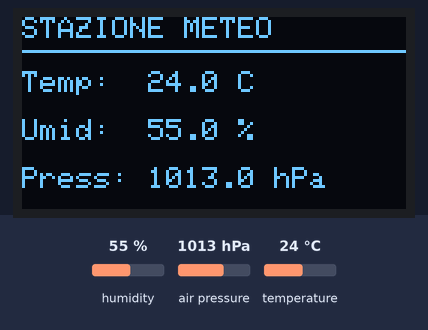
The sketch below on a simulated ESP32. Parts: 128×64 one-colour display. The test bench sets the inputs (shaded band); at power-on: humidity 55 %, air pressure 1013 hPa, temperature 24 °C. What the sketch prints to the serial monitor is not drawn.

Above: at 1.2 s.
1.3 s: humidity set to 22 %
At 2.8 s:
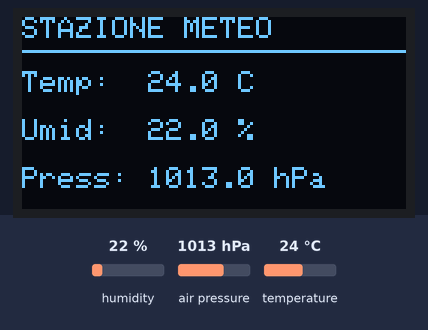
4.0 s: air pressure set to 952 hPa
At 5.4 s:
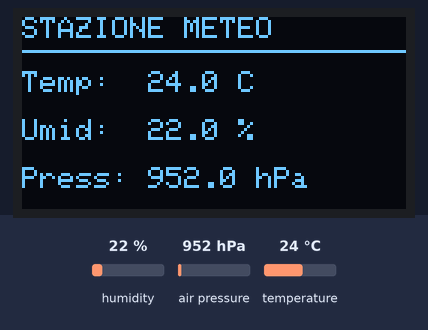
6.7 s: temperature set to 12 °C
At 9.4 s:
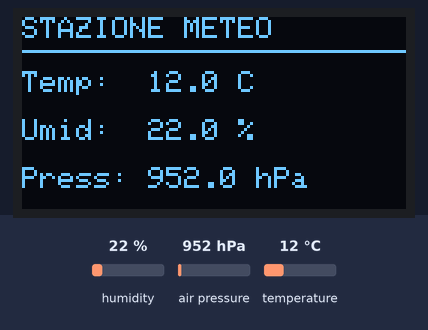
9.7 s: humidity set to 40 %
At 10.8 s:
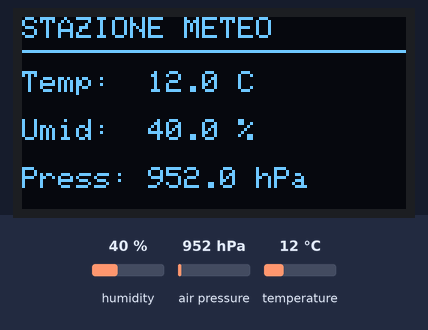
12.4 s: air pressure set to 975 hPa
At 14.8 s:
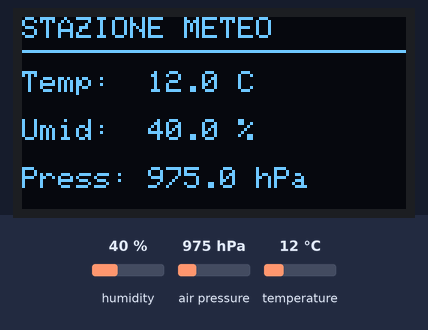
Timing chart, 0 to 16.3 s (numbered marks = the images above; inputs shaded):
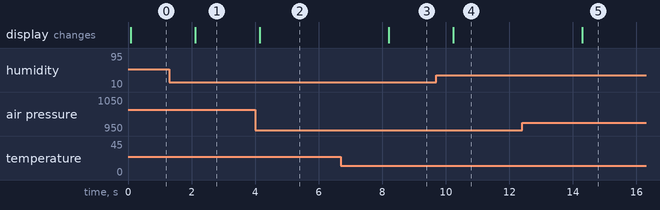

The sketch:

esp32_oled_test.ino
```cpp
#include <Wire.h>
#include <Adafruit_BME280.h>
#include <Adafruit_GFX.h>
#include <Adafruit_SSD1306.h>
#include <math.h>

Adafruit_BME280 bme;
Adafruit_SSD1306 display(128, 64, &Wire, -1, 100000, 100000);

void setup() {
  Serial.begin(115200);
  Wire.begin(21, 22);
  Wire.setClock(100000);

  if (!display.begin(SSD1306_SWITCHCAPVCC, 0x3C)) {
    Serial.println("Errore inizializzazione OLED");
    while (true) delay(1000);
  }

  display.clearDisplay();
  display.setTextColor(SSD1306_WHITE);
  display.setTextSize(1);
  display.setCursor(0, 0);
  display.println("Avvio BME280...");
  display.display();

  if (!bme.begin(0x76, &Wire)) {
    Serial.println("BME280 non trovato");
    display.println("Sensore non trovato");
    display.display();
    while (true) delay(1000);
  }
}

void loop() {
  float temperature = bme.readTemperature();
  float humidity = bme.readHumidity();
  float pressure = bme.readPressure() / 100.0F;

  display.clearDisplay();
  display.setTextSize(1);
  display.setCursor(0, 0);
  display.println("STAZIONE METEO");
  display.drawLine(0, 11, 127, 11, SSD1306_WHITE);

  if (!isfinite(temperature) || !isfinite(humidity) || !isfinite(pressure)) {
    display.setCursor(0, 24);
    display.println("Errore lettura");
    Serial.println("Lettura sensore non valida");
  } else {
    display.setCursor(0, 18);
    display.print("Temp:  "); display.print(temperature, 1); display.println(" C");
    display.setCursor(0, 34);
    display.print("Umid:  "); display.print(humidity, 1); display.println(" %");
    display.setCursor(0, 50);
    display.print("Press: "); display.print(pressure, 1); display.println(" hPa");
    Serial.printf("T: %.1f C | U: %.1f %% | P: %.1f hPa\n", temperature, humidity, pressure);
  }

  display.display();
  delay(2000);
}
```

Measured:
- after the input at 1.3 s, the display: changes after 0.81 s (image 1)
- after the input at 4.0 s, the display: changes after 0.14 s (image 2)
- after the input at 6.7 s, the display: changes after 1.5 s (image 3)
- after the input at 9.7 s, the display: changes after 0.53 s (image 4)
- after the input at 12.4 s, the display: changes after 1.9 s (image 5)
